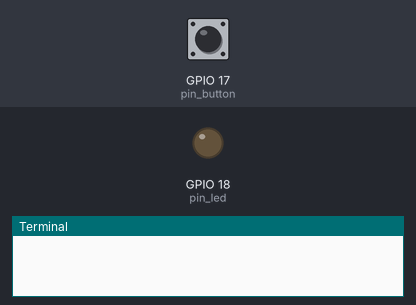
Bench run of a program on a simulated Raspberry Pi (BCM pin numbers). Parts: output pins drawn as LEDs (lit = HIGH), the last lines printed to the terminal. Inputs (shaded band) come from the test bench; at power-on: GPIO 17 (pin_button) HIGH.

Above: at 1.2 s.
1.3 s: GPIO 17 (pin_button) pulled LOW for 0.15 s
At 2.1 s:
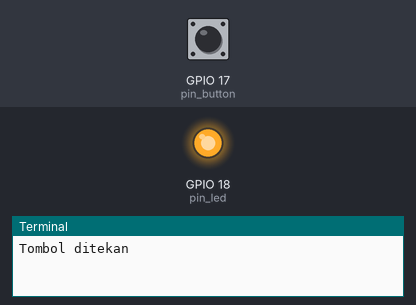
3.8 s: GPIO 17 (pin_button) pulled LOW for 3.2 s
At 8.8 s:
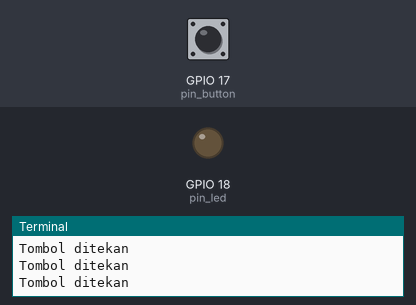
Timing chart, 0 to 10.3 s (numbered marks = the images above; inputs shaded):
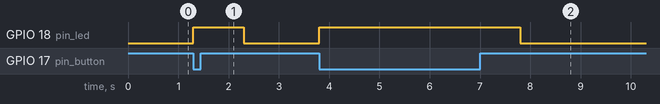

The program:

a-button_led.py
```python
import RPi.GPIO as GPIO
import time

pin_button = 17
pin_led = 18

GPIO.setwarnings(False)
GPIO.setmode(GPIO.BCM)
GPIO.setup(pin_button, GPIO.IN, pull_up_down=GPIO.PUD_UP)
GPIO.setup(pin_led, GPIO.OUT)

while True:
    GPIO.output(pin_led, False)
    status_button = GPIO.input(pin_button)

    if status_button == False:
        GPIO.output(pin_led, True)
        print("Tombol ditekan")
        time.sleep(1)
```

Measured:
- after the input at 1.3 s, GPIO 18 (pin_led): LOW → HIGH at once, → LOW 1.0 s later
- after the input at 3.8 s, GPIO 18 (pin_led): LOW → HIGH at once, → LOW 4.0 s later
